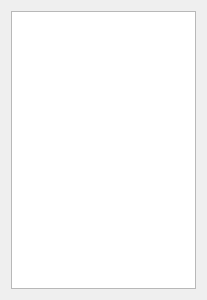
<?xml version="1.0" encoding="UTF-8"?>
<ui version="4.0">
 <class>Sidebar</class>
 <widget class="QWidget" name="Sidebar">
  <property name="geometry">
   <rect>
    <x>0</x>
    <y>0</y>
    <width>207</width>
    <height>300</height>
   </rect>
  </property>
  <property name="minimumSize">
   <size>
    <width>100</width>
    <height>0</height>
   </size>
  </property>
  <property name="windowTitle">
   <string>Form</string>
  </property>
  <layout class="QVBoxLayout" name="verticalLayout">
   <item>
    <widget class="QListWidget" name="listWidget"/>
   </item>
  </layout>
 </widget>
 <resources/>
 <connections/>
</ui>
